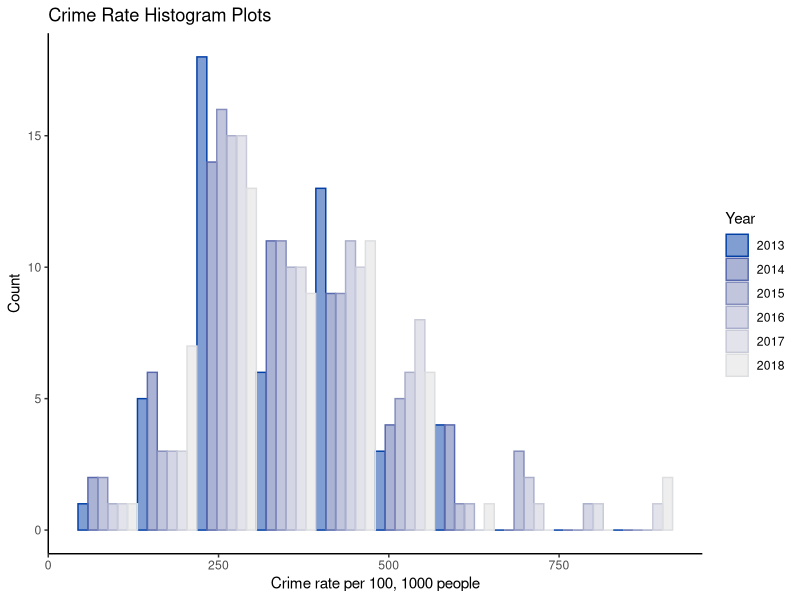
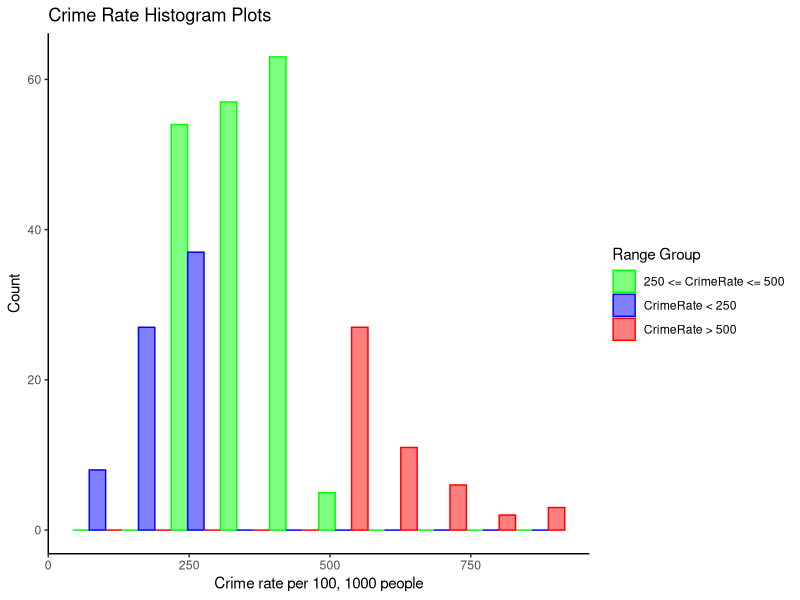

Here is the R script that generated these plots, in order:
library(tidyverse)

if(!require(colorspace)) {install.packages('colorspace')}; require(colorspace)



#Set the working directory
setwd(dirname(rstudioapi::getSourceEditorContext()$path))

#getwd()

# Load the data and then inspect
crime_rate_df <- read.csv("Sampledata2.csv")

# Select the appropriate variables
# Create the first color gvector
n_col = length(unique(crime_rate_df$Year))
col1 = colorspace::diverge_hcl(n_col)

# Create the second color vector
col2 = c("green","blue","red")



new_crime_rate_df <- crime_rate_df %>% select(Year, CrimeRate) %>%
  mutate(RangeGroup = case_when(CrimeRate < 250 ~ "CrimeRate < 250",
                                250 <= CrimeRate &  CrimeRate <= 500 ~ "250 <= CrimeRate <= 500",
                                CrimeRate > 500 ~ "CrimeRate > 500"))

new_crime_rate_df %>% filter(Year %in% c(2013:2018)) %>%
  ggplot(aes(x=CrimeRate, color=as.factor(Year), fill=as.factor(Year))) +
  geom_histogram(position = "dodge", alpha=0.5, bins=10) +
  scale_color_manual(values=col1) +
  scale_fill_manual(values=col1, name="Year") +
  labs(title="Crime Rate Histogram Plots", x="Crime rate per 100, 1000 people",
       y="Count", color="Year") +
  theme(plot.title=element_text(hjust=0.5)) +
  theme_classic()
  
  
new_crime_rate_df %>% filter(Year %in% c(2013:2018)) %>%
  ggplot(aes(x=CrimeRate, color=as.factor(RangeGroup), fill=as.factor(RangeGroup))) + 
  geom_histogram(position = "dodge", alpha=0.5, bins=10) +
  scale_color_manual(values=col2) +
  scale_fill_manual(values=col2, name="Range Group") +
  labs(title="Crime Rate Histogram Plots", x="Crime rate per 100, 1000 people",
       y="Count", color="Range Group") +
  theme(plot.title=element_text(hjust=0.5)) +
  theme_classic()
  
